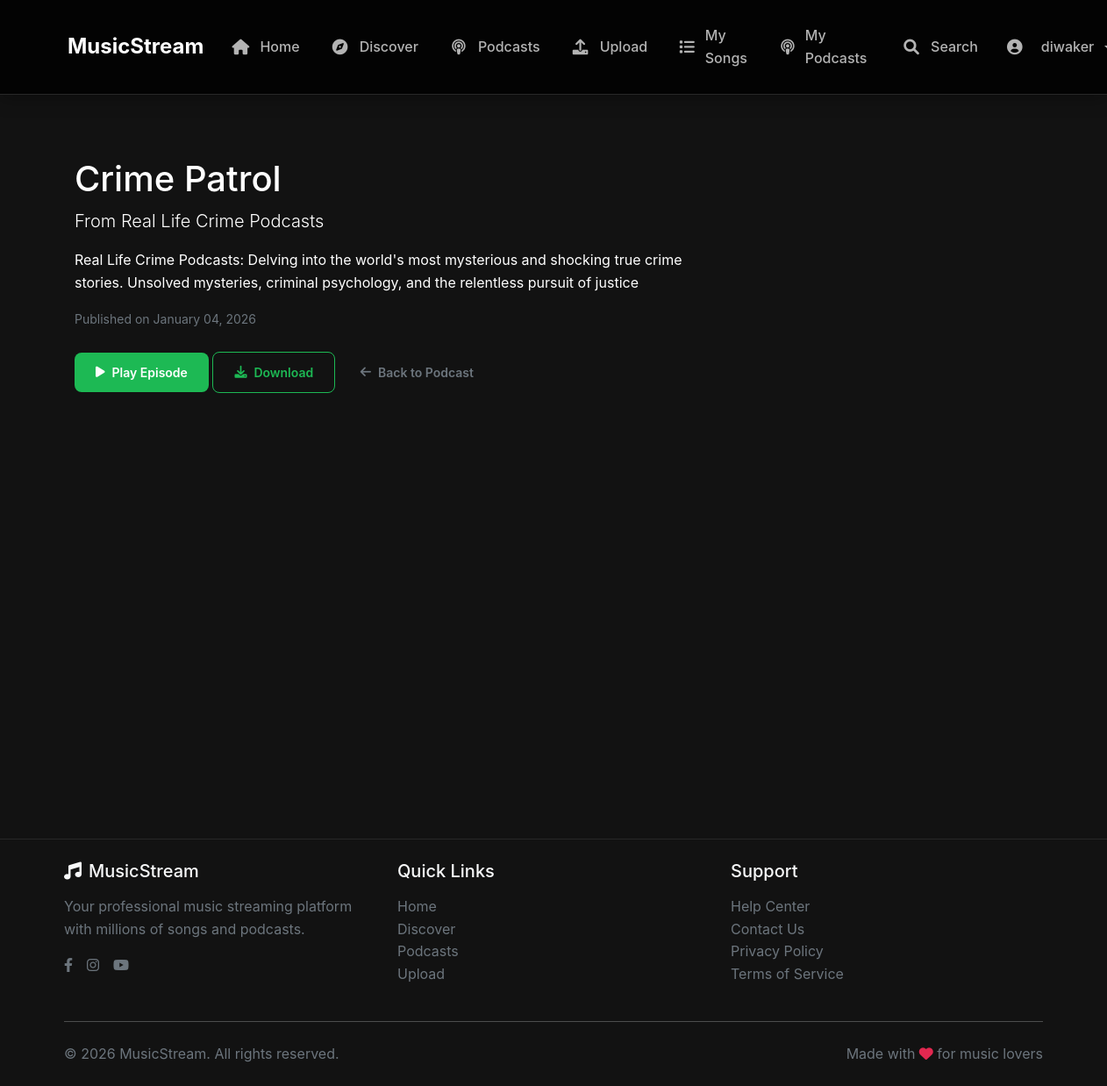
The page /episode/1/ (signed in) on the database its author committed.
### music/models.py (models this page shows, shortened)
class Episode(models.Model):
    title = models.CharField(max_length=200)
    description = models.TextField()
    audio_file = models.FileField(upload_to='episodes/')
    podcast = models.ForeignKey(Podcast, on_delete=models.CASCADE, related_name='episodes')
    published_date = models.DateTimeField(auto_now_add=True)
    play_count = models.IntegerField(default=0)
    class Meta:
        ordering = ['-published_date']

class Podcast(models.Model):
    title = models.CharField(max_length=200)
    description = models.TextField()
    cover_image = models.ImageField(upload_to='podcast_covers/', blank=True, null=True)
    host = models.ForeignKey(User, on_delete=models.CASCADE)
    created_at = models.DateTimeField(auto_now_add=True)
    class Meta:
        ordering = ['-created_at']

### music/views.py (the view)
# urls.py: path('episode/<int:pk>/', views.episode_detail, name='episode_detail'),
def episode_detail(request, pk):
    episode = get_object_or_404(Episode, pk=pk)
    context = {
        'episode': episode
    }
    return render(request, 'music/episode_detail.html', context)

### templates/music/episode_detail.html (shortened to what this page needs)
{% extends 'base.html' %}
{% load static %}
{% block content %}
<div class="row">
    <div class="col-md-8">
        <h1>{{ episode.title }}</h1>
        <p class="lead">From {{ episode.podcast.title }}</p>
        <p>{{ episode.description }}</p>
        <p><small class="text-muted">Published on {{ episode.published_date|date:"F d, Y" }}</small></p>
        <div class="mt-4">
            <button class="btn btn-success btn-lg btn-play-pause" data-song-id="{{ episode.id }}" data-media-type="podcast">
                <i class="fas fa-play"></i> Play Episode
            </button>
            <a href="{{ episode.audio_file.url }}" download="{{ episode.title }}.mp3" class="btn btn-outline-primary btn-lg">
                <i class="fas fa-download"></i> Download
            </a>
            <a href="{% url 'music:podcast_detail' episode.podcast.id %}" class="btn btn-outline-secondary btn-lg">
                <i class="fas fa-arrow-left"></i> Back to Podcast
            </a>
        </div>
    </div>
</div>
{% endblock %}

### templates/base.html (shortened to what this page needs)
{% load static %}
<!DOCTYPE html>
<html lang="en">
<head>
    <link href="https://cdn.jsdelivr.net/npm/bootstrap@5.1.3/dist/css/bootstrap.min.css" rel="stylesheet">
    <link rel="stylesheet" href="https://cdnjs.cloudflare.com/ajax/libs/font-awesome/6.0.0/css/all.min.css">
    <link href="{% static 'css/base.css' %}" rel="stylesheet" onerror="console.warn('base.css not found')">
    <link href="{% static 'css/media-player.css' %}" rel="stylesheet" onerror="console.warn('media-player.css not found')">
</head>
<body class="{% block body_class %}{% endblock %}">
    <nav class="navbar navbar-expand-lg navbar-dark">
        <div class="container">
            <a class="navbar-brand d-flex align-items-center" href="{% url 'music:home' %}">
                <span class="ms-1">MusicStream</span>
            </a>
            <div class="collapse navbar-collapse" id="navbarNav">
                <ul class="navbar-nav me-auto">
                    <li class="nav-item">
                        <a class="nav-link d-flex align-items-center {% if request.resolver_match.url_name == 'home' %}active{% endif %}" href="{% url 'music:home' %}">
                            <i class="fas fa-home"></i>
                            <span class="ms-1">Home</span>
                        </a>
                    </li>
                    <li class="nav-item">
                        <a class="nav-link d-flex align-items-center {% if request.resolver_match.url_name == 'discover' %}active{% endif %}" href="{% url 'music:discover' %}">
                            <i class="fas fa-compass"></i>
                            <span class="ms-1">Discover</span>
                        </a>
                    </li>
                    <li class="nav-item">
                        <a class="nav-link d-flex align-items-center {% if request.resolver_match.url_name == 'podcasts' %}active{% endif %}" href="{% url 'music:podcasts' %}">
                            <i class="fas fa-podcast"></i>
                            <span class="ms-1">Podcasts</span>
                        </a>
                    </li>
                    {% if user.is_authenticated %}
                    <li class="nav-item">
                        <a class="nav-link d-flex align-items-center {% if request.resolver_match.url_name == 'upload_song' %}active{% endif %}" href="{% url 'music:upload_song' %}">
                            <i class="fas fa-upload"></i>
                            <span class="ms-1">Upload</span>
                        </a>
                    </li>
                    <li class="nav-item">
                        <a class="nav-link d-flex align-items-center {% if request.resolver_match.url_name == 'my_songs' %}active{% endif %}" href="{% url 'music:my_songs' %}">
                            <i class="fas fa-list"></i>
                            <span class="ms-1">My Songs</span>
                        </a>
                    </li>
                    <li class="nav-item">
                        <a class="nav-link d-flex align-items-center {% if request.resolver_match.url_name == 'my_podcasts' %}active{% endif %}" href="{% url 'music:my_podcasts' %}">
                            <i class="fas fa-podcast"></i>
                            <span class="ms-1">My Podcasts</span>
                        </a>
                    </li>
                    <li class="nav-item">
                        <a class="nav-link d-flex align-items-center {% if request.resolver_match.url_name == 'search_results' %}active{% endif %}" href="{% url 'music:search_results' %}">
                            <i class="fas fa-search"></i>
                            <span class="ms-1">Search</span>
                        </a>
                    </li>
                    {% endif %}
                </ul>
                <ul class="navbar-nav">
                    {% if user.is_authenticated %}
                    <li class="nav-item dropdown">
                        <a class="nav-link dropdown-toggle d-flex align-items-center" href="#" id="navbarDropdown" role="button" data-bs-toggle="dropdown">
                            {% if user.profile and user.profile.profile_image %}
                            <img src="{{ user.profile.profile_image.url }}" alt="{{ user.username }}" class="rounded-circle me-2" width="24" height="24">
                            {% else %}
                            <i class="fas fa-user-circle me-2"></i>
                            {% endif %}
                            <span class="ms-1">{{ user.username }}</span>
                        </a>
                    </li>
                    {% endif %}
                </ul>
            </div>
        </div>
    </nav>
    <main class="container mt-5 content-wrapper">
        {% block content %}{% endblock %}
    </main>
    <footer class="bg-dark text-light py-4 mt-5">
        <div class="container">
            <div class="row">
                <div class="col-md-4">
                    <h5 class="mb-3">
                        <i class="fas fa-music me-2"></i>MusicStream
                    </h5>
                    <p class="text-muted">Your professional music streaming platform with millions of songs and podcasts.</p>
                    <div class="d-flex gap-3 mt-3">
                        <a href="https://www.facebook.com/profile.php?id=100046614138920" class="text-muted" target="_blank" rel="noopener"><i class="fab fa-facebook-f"></i></a>
                        <a href="https://www.instagram.com/devraj_den/" class="text-muted" target="_blank" rel="noopener"><i class="fab fa-instagram"></i></a>
                        <a href="https://www.youtube.com/@diwakar-cy9bf" class="text-muted" target="_blank" rel="noopener"><i class="fab fa-youtube"></i></a>
                    </div>
                </div>
                <div class="col-md-4">
                    <h5 class="mb-3">Quick Links</h5>
                    <ul class="list-unstyled">
                        <li><a href="{% url 'music:home' %}" class="text-muted text-decoration-none">Home</a></li>
                        <li><a href="{% url 'music:discover' %}" class="text-muted text-decoration-none">Discover</a></li>
                        <li><a href="{% url 'music:podcasts' %}" class="text-muted text-decoration-none">Podcasts</a></li>
                        <li><a href="{% url 'music:upload_song' %}" class="text-muted text-decoration-none">Upload</a></li>
                    </ul>
                </div>
                <div class="col-md-4">
                    <h5 class="mb-3">Support</h5>
                    <ul class="list-unstyled">
                        <li><a href="#" class="text-muted text-decoration-none">Help Center</a></li>
                        <li><a href="#" class="text-muted text-decoration-none">Contact Us</a></li>
                        <li><a href="#" class="text-muted text-decoration-none">Privacy Policy</a></li>
                        <li><a href="#" class="text-muted text-decoration-none">Terms of Service</a></li>
                    </ul>
                </div>
            </div>
            <hr class="my-4 border-secondary">
            <div class="row align-items-center">
                <div class="col-md-6">
                    <p class="text-muted mb-0">&copy; 2026 MusicStream. All rights reserved.</p>
                </div>
                <div class="col-md-6 text-md-end">
                    <p class="text-muted mb-0">Made with <i class="fas fa-heart text-danger"></i> for music lovers</p>
                </div>
            </div>
        </div>
    </footer>
</body>
</html>

### static/css/base.css (style rules this page uses)
:root { --primary-color: #1DB954; --primary-hover: #1ed760; --secondary-color: #191414; --background-color: #121212; --surface-color: #181818; --text-primary: #ffffff; --text-secondary: #b3b3b3; --text-highlight: #1db954; --error-color: #e22850; --warning-color: #ffa500; --success-color: #1db954; --border-color: #282828; --shadow-light: 0 2px 4px rgba(0,0,0,0.1); --shadow-medium: 0 4px 12px rgba(0,0,0,0.15); --shadow-heavy: 0 8px 24px rgba(0,0,0,0.2); --gradient-primary: linear-gradient(135deg, #1DB954 0%, #1ed760 100%); --gradient-secondary: linear-gradient(135deg, #ff6b6b 0%, #ff8e53 100%); --gradient-dark: linear-gradient(180deg, rgba(24,24,24,0) 0%, rgba(24,24,24,1) 100%); --border-radius: 8px; --transition: all 0.3s cubic-bezier(0.4, 0, 0.2, 1); }
* { margin: 0; padding: 0; box-sizing: border-box; }
body { font-family: -apple-system, BlinkMacSystemFont, 'Segoe UI', Roboto, Oxygen, Ubuntu, Cantarell, sans-serif; background-color: var(--background-color); color: var(--text-primary); line-height: 1.6; overflow-x: hidden; -webkit-font-smoothing: antialiased; -moz-osx-font-smoothing: grayscale; }
.navbar { background: rgba(0, 0, 0, 0.8) !important; backdrop-filter: blur(20px) saturate(180%); -webkit-backdrop-filter: blur(20px) saturate(180%); border-bottom: 1px solid var(--border-color); box-shadow: var(--shadow-light); z-index: 1030; padding: 16px 0; transition: var(--transition); }
.navbar-brand { font-size: 1.5rem; font-weight: 700; color: var(--text-primary) !important; text-decoration: none; display: flex; align-items: center; gap: 8px; transition: var(--transition); }
.navbar-nav { display: flex; align-items: center; gap: 4px; }
.nav-link { color: var(--text-secondary) !important; text-decoration: none; font-weight: 500; padding: 12px 16px !important; border-radius: var(--border-radius); transition: var(--transition); display: flex; align-items: center; gap: 8px; position: relative; }
.nav-link i { font-size: 1.1rem; width: 20px; text-align: center; }
main.content-wrapper { min-height: calc(100vh - 180px); padding: 24px; margin-bottom: 180px; position: relative; z-index: 1; }
.btn { padding: 12px 24px; border-radius: var(--border-radius); font-weight: 600; text-decoration: none; border: none; cursor: pointer; transition: var(--transition); display: inline-flex; align-items: center; gap: 8px; font-size: 0.875rem; }
.btn-outline-primary { background: transparent; color: var(--primary-color); border: 1px solid var(--primary-color); }
.btn-success { background: var(--success-color); color: var(--text-primary); }
footer { background: var(--surface-color); border-top: 1px solid var(--border-color); padding: 24px 0; margin-top: 40px; }
.text-danger { color: var(--error-color) !important; }
.bg-dark { background: var(--background-color) !important; }
.mt-3 { margin-top: 24px; }
.mt-4 { margin-top: 32px; }
.mt-5 { margin-top: 40px; }
.mb-3 { margin-bottom: 24px; }
.d-flex { display: flex !important; }
.align-items-center { align-items: center; }

### rows shown on the page
Episode: title "Crime Patrol", podcast "Real Life Crime Podcasts", description "Real Life Crime Podcasts: Delving into the world's most mysterious and shocking true crime stories. Unsolved mysteries, criminal psychology, and the relentless pursuit of justice", published_date "January 04, 2026"

### other values the page prints
{{ user.username }} "diwaker"
